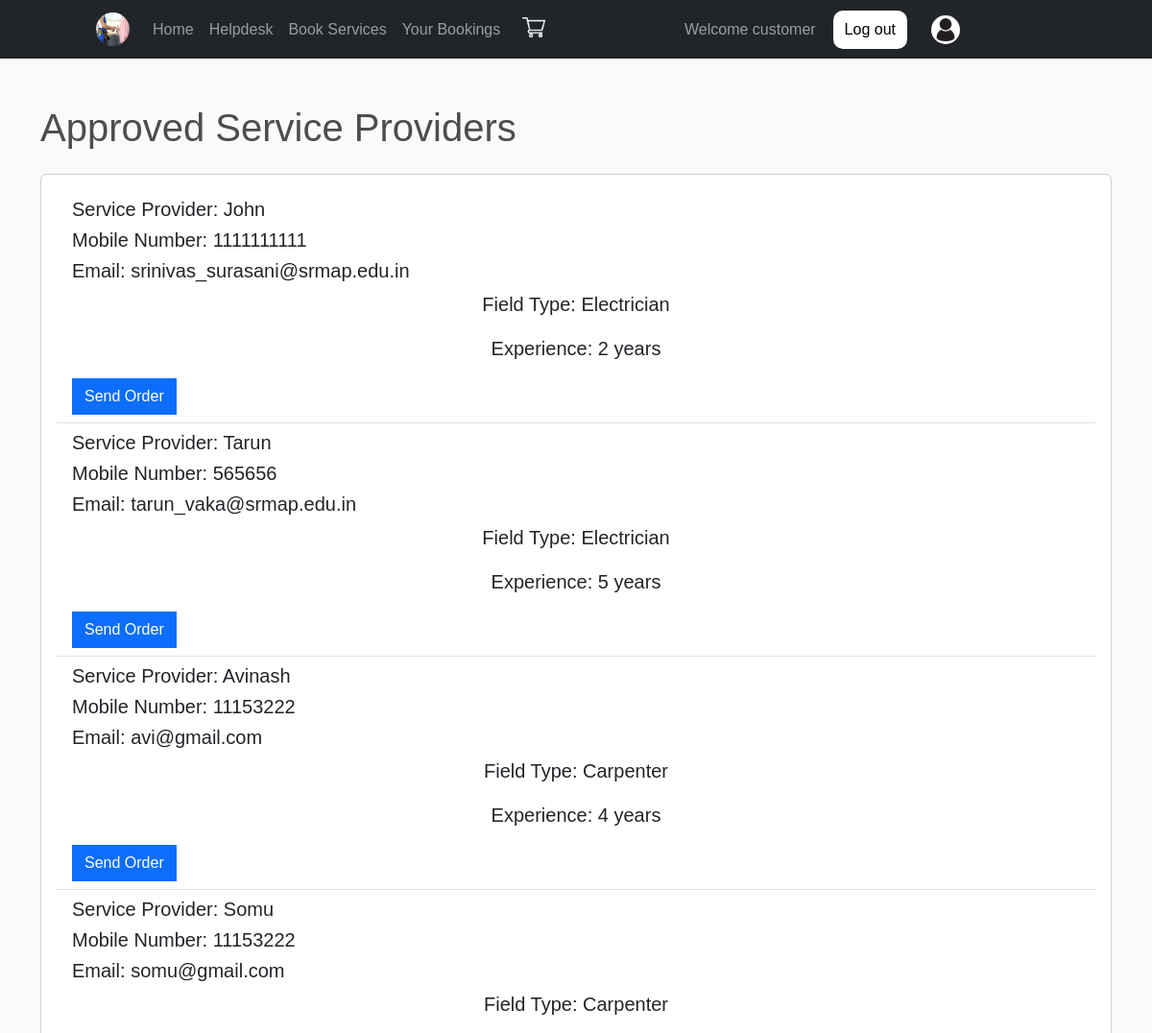
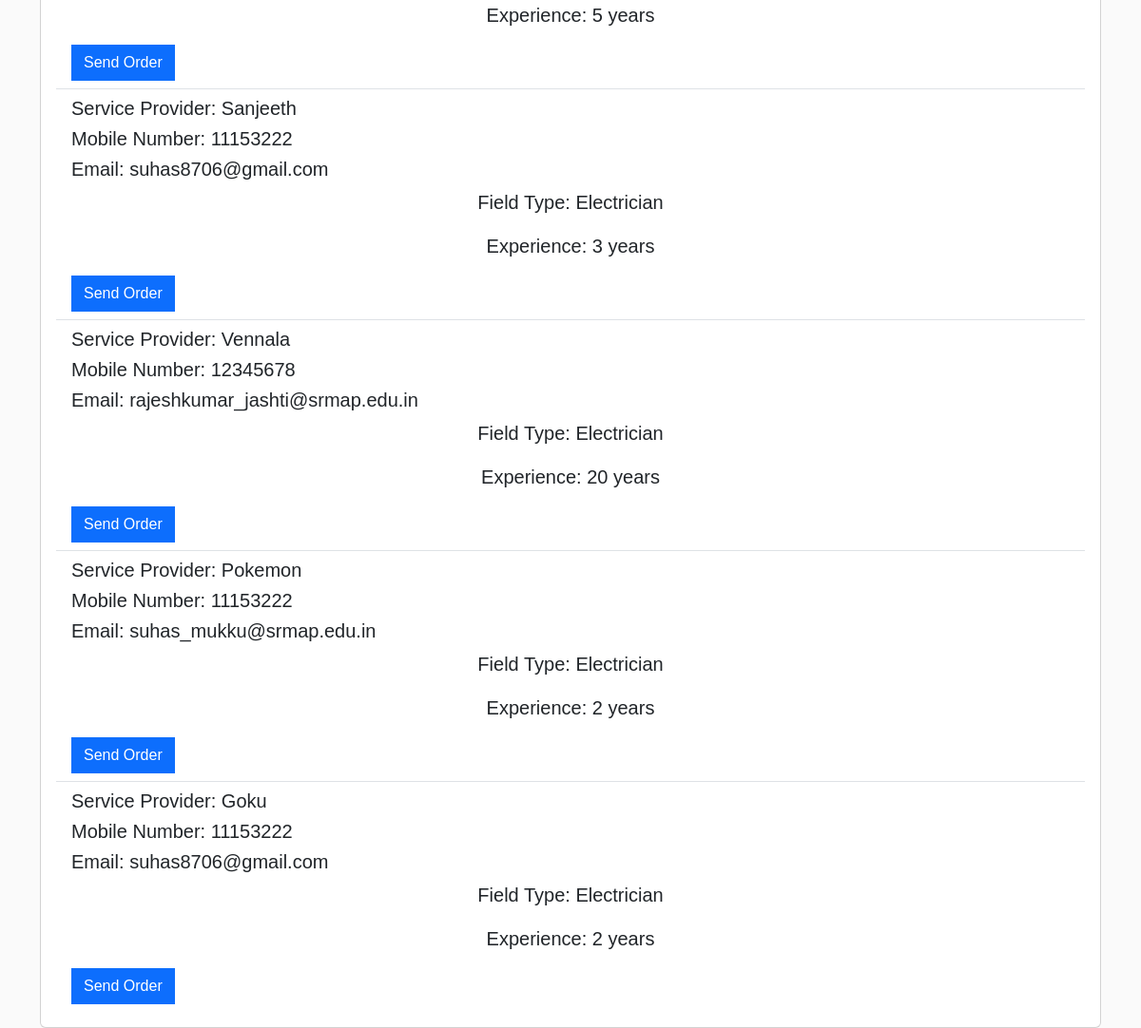
The page /approved_service_providers/3/ (signed in) on the database its author committed (2 pictures, top to bottom).
### SMSApp/models.py (models this page shows, shortened)
class Service(models.Model):
    c=[
        ('Electrician','Electrician'),
        ('AC Technician','AC Technician'),
        ('Carpenter','Carpenter'),
        ('None','None'),
      ]
    user=models.ForeignKey(User,on_delete=models.CASCADE)
    experience = models.PositiveIntegerField(default=0)
    field_type = models.CharField(choices=c,default='None',max_length=30)
    form = models.ImageField(upload_to='static/images/',null=True, blank=True)
    is_approved = models.BooleanField(default=False)

class User(AbstractUser):
    c=[
        ('customer','customer'),
        ('Service provider','Service provider'),
    ]
    mble = models.CharField(max_length=10,null=True,blank=True)
    role_type=models.CharField(choices=c,default='customer',max_length=30)

### SMSApp/views.py (the view)
# urls.py: path('approved_service_providers/<int:order_id>/',views.approved_service_providers,name="approvedproviders"),
def approved_service_providers(request,order_id):
    approved_service_providers = Service.objects.filter(is_approved=True)
    return render(request,'html/approvedusers.html',{'f':approved_service_providers})

### templates/html/approvedusers.html (shortened to what this page needs)
{% extends 'html/base.html' %}
{% load static %}
{% block content %}
<div class="container mt-5">
    <h1>Approved Service Providers</h1>
    <div class="card mt-4">
        <div class="card-body">
            {% if f %}
                <ul class="list-group list-group-flush">
                    {% for provider in f %}
                        <li class="list-group-item">
                            <h5 class="card-title">Service Provider: {{ provider.user.username }}</h5>
                            <h5 class="card-title">Mobile Number: {{ provider.user.mble }}</h5>
                            <h5 class="card-title">Email: {{ provider.user.email }}</h5>
                            <p class="card-text">Field Type: {{ provider.field_type }}</p>
                            <p class="card-text">Experience: {{ provider.experience }} years</p>
                            <button type="button" class="btn btn-primary" data-toggle="modal" data-target="#sendOrderModal{{ provider.id }}">
                                Send Order
                            </button>
                    {% endfor %}
                </ul>
            {% else %}
                <p>No approved service providers found.</p>
            {% endif %}
        </div>
    </div>
</div>
{% endblock %}

### templates/html/base.html (style rules this page uses)
* { margin: 0; padding: 0; font-family: sans-serif; scroll-behavior: smooth; }
.card-body p { font-size: 20px; text-align: center; }
body { background-color: hsl(0, 0%, 98%); }
h1,h2,h3,h4,h5,h6 { color:hsl(0, 0%, 30%); }
.btn { border-radius: 0; }

### rows shown on the page
Service: user.username "John", user.mble "1111111111", user.email "srinivas_surasani@srmap.edu.in", field_type "Electrician", experience "2"
Service: user.username "Tarun", user.mble "565656", user.email "tarun_vaka@srmap.edu.in", field_type "Electrician", experience "5"
Service: user.username "Avinash", user.mble "11153222", user.email "avi@gmail.com", field_type "Carpenter", experience "4"
Service: user.username "Somu", user.mble "11153222", user.email "somu@gmail.com", field_type "Carpenter", experience "5"
Service: user.username "Sanjeeth", user.mble "11153222", user.email "suhas8706@gmail.com", field_type "Electrician", experience "3"
Service: user.username "Vennala", user.mble "12345678", user.email "rajeshkumar_jashti@srmap.edu.in", field_type "Electrician", experience "20"
Service: user.username "Pokemon", user.mble "11153222", user.email "suhas_mukku@srmap.edu.in", field_type "Electrician", experience "2"
Service: user.username "Goku", user.mble "11153222", user.email "suhas8706@gmail.com", field_type "Electrician", experience "2"
